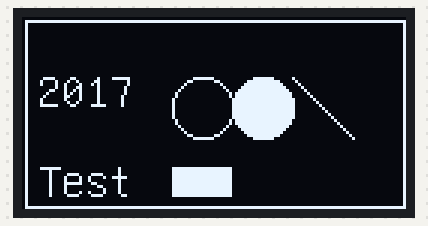
The sketch below on a simulated Arduino Uno, built with avr-gcc and run on an emulated ATmega328P. Parts: 128×64 one-colour display.

Above: at 0.2 s.

The sketch:

ArduNano_OLEDDisplay.ino
```cpp
// OLED displej přes I2C řadič SSD1306
// připojení knihovny U8glib
#include "U8glib.h"

// Hello World - for use with Monochrome OLEDs
//**************************************************
// inicializace OLED displeje z knihovny U8glib
// Change this constructor to match your display!!!
//U8GLIB_SSD1306_128X64 mujOled(U8G_I2C_OPT_NONE);
U8GLIB_SSD1306_ADAFRUIT_128X64 mujOled(U8G_I2C_OPT_NONE);  //konečně funkční
//**************************************************

uint8_t pozice = 0;  //pro rolování textu

void setup() {
  // put your setup code here, to run once:
  mujOled.setFont(u8g_font_unifont);
  mujOled.setColorIndex(1); // Instructs the display to draw with a pixel on.

}

void loop() {
  // put your main code here, to run repeatedly:
mujOled.firstPage();
  do {
    draw();
  } while( mujOled.nextPage() );

  delay(500);
}

void draw(){
  // nastavení písma, toto písmo umožní vypsat
  // přibližně 15x4 znaků
  mujOled.setFont(u8g_font_unifont);
  // nastavení pozice výpisu v pixelech
  // souřadnice jsou ve tvaru x, y
  // souřadnice 0, 0 je v levém horní rohu
  // OLED displeje, maximum je 128, 64
  mujOled.setPrintPos(5, 30);
  // výpis textu na zadanou souřadnici
  //mujOled.println("- Arduino test -");
  mujOled.print("2017");

  mujOled.drawStr( 5, 60, "Test");
  mujOled.drawCircle(60, 30, 10);
  mujOled.drawDisc(80, 30, 10);
  mujOled.drawLine(90, 20, 110, 40);
  mujOled.drawBox(50, 50, 20, 10);
  mujOled.drawFrame(1, 1, 127, 63);

}
```
